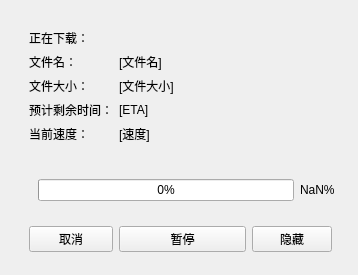
<?xml version="1.0" encoding="UTF-8"?>
<ui version="4.0">
 <class>downloadProgress</class>
 <widget class="QWidget" name="downloadProgress">
  <property name="geometry">
   <rect>
    <x>0</x>
    <y>0</y>
    <width>358</width>
    <height>275</height>
   </rect>
  </property>
  <property name="windowTitle">
   <string>Form</string>
  </property>
  <widget class="QStackedWidget" name="downloadProgressMainWidget">
   <property name="geometry">
    <rect>
     <x>20</x>
     <y>20</y>
     <width>321</width>
     <height>241</height>
    </rect>
   </property>
   <property name="sizePolicy">
    <sizepolicy hsizetype="Expanding" vsizetype="Expanding">
     <horstretch>0</horstretch>
     <verstretch>0</verstretch>
    </sizepolicy>
   </property>
   <property name="minimumSize">
    <size>
     <width>321</width>
     <height>241</height>
    </size>
   </property>
   <property name="currentIndex">
    <number>0</number>
   </property>
   <widget class="QWidget" name="downloading">
    <property name="sizePolicy">
     <sizepolicy hsizetype="Expanding" vsizetype="Expanding">
      <horstretch>0</horstretch>
      <verstretch>0</verstretch>
     </sizepolicy>
    </property>
    <property name="minimumSize">
     <size>
      <width>321</width>
      <height>241</height>
     </size>
    </property>
    <layout class="QGridLayout" name="gridLayout_4">
     <item row="3" column="0">
      <widget class="StrongBodyLabel" name="fileSizeTitle">
       <property name="sizePolicy">
        <sizepolicy hsizetype="Fixed" vsizetype="Fixed">
         <horstretch>0</horstretch>
         <verstretch>0</verstretch>
        </sizepolicy>
       </property>
       <property name="text">
        <string>文件大小：</string>
       </property>
      </widget>
     </item>
     <item row="0" column="0" colspan="2">
      <widget class="SubtitleLabel" name="downloadingLabel">
       <property name="text">
        <string>正在下载：</string>
       </property>
      </widget>
     </item>
     <item row="9" column="0" colspan="2">
      <widget class="QWidget" name="ProgressWidget" native="true">
       <property name="sizePolicy">
        <sizepolicy hsizetype="Expanding" vsizetype="Expanding">
         <horstretch>0</horstretch>
         <verstretch>0</verstretch>
        </sizepolicy>
       </property>
       <property name="minimumSize">
        <size>
         <width>315</width>
         <height>40</height>
        </size>
       </property>
       <property name="maximumSize">
        <size>
         <width>16777215</width>
         <height>40</height>
        </size>
       </property>
       <layout class="QHBoxLayout" name="horizontalLayout">
        <item>
         <widget class="ProgressBar" name="ProgressBar">
          <property name="value">
           <number>0</number>
          </property>
         </widget>
        </item>
        <item>
         <widget class="BodyLabel" name="ProgressNum">
          <property name="text">
           <string>NaN%</string>
          </property>
         </widget>
        </item>
       </layout>
      </widget>
     </item>
     <item row="4" column="0">
      <widget class="StrongBodyLabel" name="ETATitle">
       <property name="text">
        <string>预计剩余时间：</string>
       </property>
      </widget>
     </item>
     <item row="13" column="0">
      <widget class="PushButton" name="cancelBtn">
       <property name="text">
        <string>取消</string>
       </property>
      </widget>
     </item>
     <item row="3" column="1">
      <widget class="BodyLabel" name="fileSize">
       <property name="sizePolicy">
        <sizepolicy hsizetype="Expanding" vsizetype="Fixed">
         <horstretch>0</horstretch>
         <verstretch>0</verstretch>
        </sizepolicy>
       </property>
       <property name="text">
        <string>[文件大小]</string>
       </property>
      </widget>
     </item>
     <item row="5" column="1">
      <widget class="BodyLabel" name="speed">
       <property name="sizePolicy">
        <sizepolicy hsizetype="Expanding" vsizetype="Fixed">
         <horstretch>0</horstretch>
         <verstretch>0</verstretch>
        </sizepolicy>
       </property>
       <property name="text">
        <string>[速度]</string>
       </property>
      </widget>
     </item>
     <item row="4" column="1">
      <widget class="BodyLabel" name="ETA">
       <property name="text">
        <string>[ETA]</string>
       </property>
      </widget>
     </item>
     <item row="5" column="0">
      <widget class="StrongBodyLabel" name="speedTitle">
       <property name="sizePolicy">
        <sizepolicy hsizetype="Fixed" vsizetype="Fixed">
         <horstretch>0</horstretch>
         <verstretch>0</verstretch>
        </sizepolicy>
       </property>
       <property name="text">
        <string>当前速度：</string>
       </property>
      </widget>
     </item>
     <item row="13" column="1">
      <widget class="PushButton" name="pauseBtn">
       <property name="text">
        <string>暂停</string>
       </property>
      </widget>
     </item>
     <item row="2" column="1">
      <widget class="BodyLabel" name="fileName">
       <property name="sizePolicy">
        <sizepolicy hsizetype="Expanding" vsizetype="Fixed">
         <horstretch>0</horstretch>
         <verstretch>0</verstretch>
        </sizepolicy>
       </property>
       <property name="text">
        <string>[文件名]</string>
       </property>
      </widget>
     </item>
     <item row="2" column="0">
      <widget class="StrongBodyLabel" name="fileNameTitle">
       <property name="sizePolicy">
        <sizepolicy hsizetype="Fixed" vsizetype="Fixed">
         <horstretch>0</horstretch>
         <verstretch>0</verstretch>
        </sizepolicy>
       </property>
       <property name="text">
        <string>文件名：</string>
       </property>
      </widget>
     </item>
     <item row="12" column="0" colspan="2">
      <spacer name="verticalSpacer_2">
       <property name="orientation">
        <enum>Qt::Vertical</enum>
       </property>
       <property name="sizeType">
        <enum>QSizePolicy::Fixed</enum>
       </property>
       <property name="sizeHint" stdset="0">
        <size>
         <width>20</width>
         <height>10</height>
        </size>
       </property>
      </spacer>
     </item>
     <item row="8" column="0" colspan="2">
      <spacer name="verticalSpacer">
       <property name="orientation">
        <enum>Qt::Vertical</enum>
       </property>
       <property name="sizeHint" stdset="0">
        <size>
         <width>20</width>
         <height>40</height>
        </size>
       </property>
      </spacer>
     </item>
     <item row="13" column="2">
      <widget class="PrimaryPushButton" name="PrimaryPushButton">
       <property name="text">
        <string>隐藏</string>
       </property>
      </widget>
     </item>
    </layout>
   </widget>
   <widget class="QWidget" name="downloadFinished">
    <property name="minimumSize">
     <size>
      <width>321</width>
      <height>241</height>
     </size>
    </property>
    <layout class="QGridLayout" name="gridLayout_2">
     <item row="1" column="1">
      <widget class="PrimaryPushButton" name="closeBoxBtnFinished">
       <property name="sizePolicy">
        <sizepolicy hsizetype="Minimum" vsizetype="Fixed">
         <horstretch>0</horstretch>
         <verstretch>0</verstretch>
        </sizepolicy>
       </property>
       <property name="minimumSize">
        <size>
         <width>60</width>
         <height>0</height>
        </size>
       </property>
       <property name="maximumSize">
        <size>
         <width>60</width>
         <height>16777215</height>
        </size>
       </property>
       <property name="text">
        <string>关闭</string>
       </property>
      </widget>
     </item>
     <item row="0" column="0" colspan="2">
      <widget class="SubtitleLabel" name="downloadedLabel">
       <property name="text">
        <string>下载完毕。</string>
       </property>
      </widget>
     </item>
    </layout>
   </widget>
   <widget class="QWidget" name="downloadFailed">
    <property name="minimumSize">
     <size>
      <width>321</width>
      <height>241</height>
     </size>
    </property>
    <layout class="QGridLayout" name="gridLayout_3">
     <item row="1" column="1">
      <widget class="PrimaryPushButton" name="closeBoxBtnFailed">
       <property name="minimumSize">
        <size>
         <width>60</width>
         <height>0</height>
        </size>
       </property>
       <property name="maximumSize">
        <size>
         <width>60</width>
         <height>16777215</height>
        </size>
       </property>
       <property name="text">
        <string>关闭</string>
       </property>
      </widget>
     </item>
     <item row="0" column="0" colspan="2">
      <widget class="SubtitleLabel" name="downloadFailedLabel">
       <property name="text">
        <string>下载失败！</string>
       </property>
      </widget>
     </item>
    </layout>
   </widget>
  </widget>
 </widget>
 <customwidgets>
  <customwidget>
   <class>PushButton</class>
   <extends>QPushButton</extends>
   <header>qfluentwidgets</header>
  </customwidget>
  <customwidget>
   <class>PrimaryPushButton</class>
   <extends>PushButton</extends>
   <header>qfluentwidgets</header>
  </customwidget>
  <customwidget>
   <class>BodyLabel</class>
   <extends>QLabel</extends>
   <header>qfluentwidgets</header>
  </customwidget>
  <customwidget>
   <class>StrongBodyLabel</class>
   <extends>QLabel</extends>
   <header>qfluentwidgets</header>
  </customwidget>
  <customwidget>
   <class>SubtitleLabel</class>
   <extends>QLabel</extends>
   <header>qfluentwidgets</header>
  </customwidget>
  <customwidget>
   <class>ProgressBar</class>
   <extends>QProgressBar</extends>
   <header>qfluentwidgets</header>
  </customwidget>
 </customwidgets>
 <resources/>
 <connections/>
</ui>
